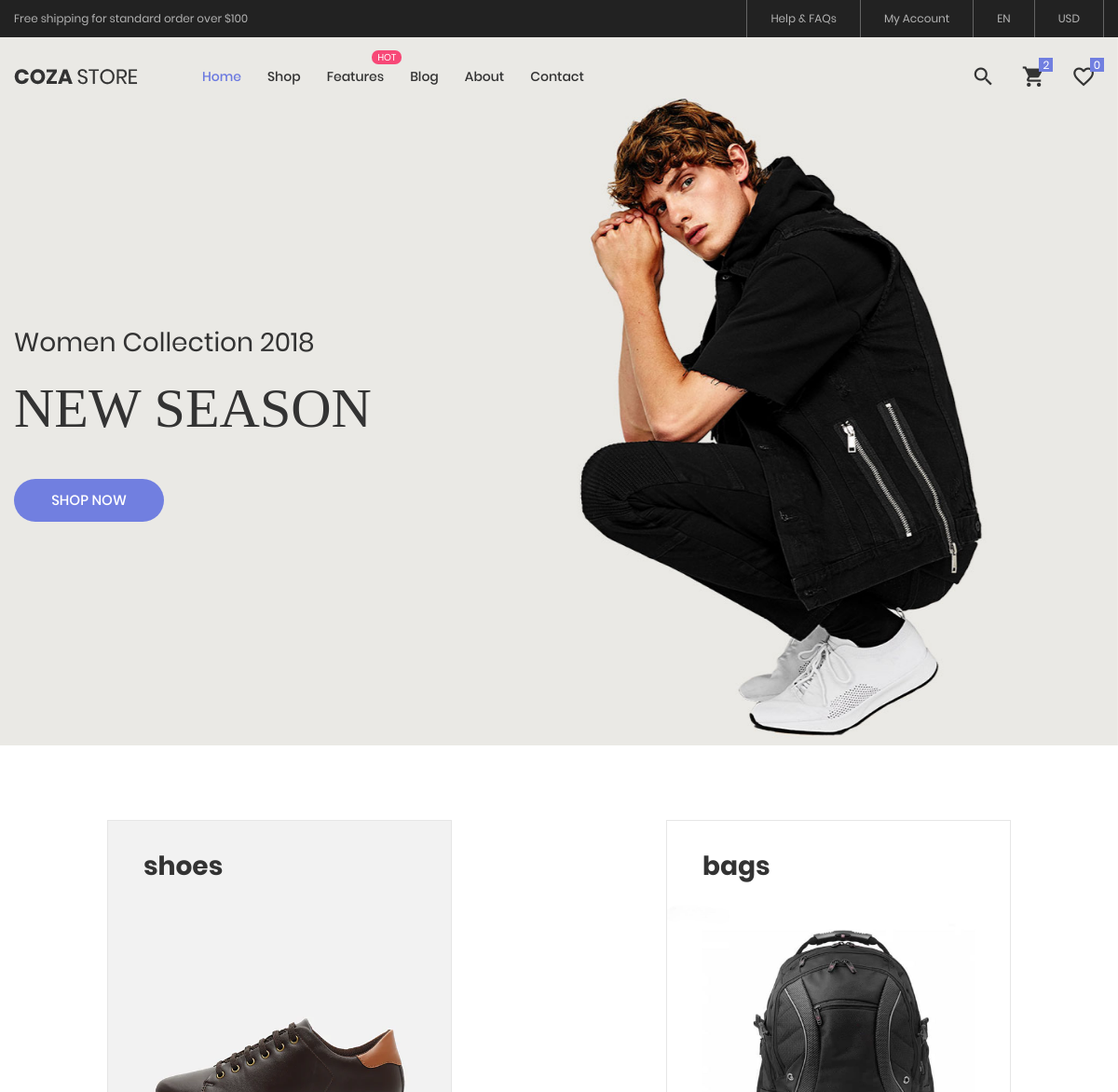
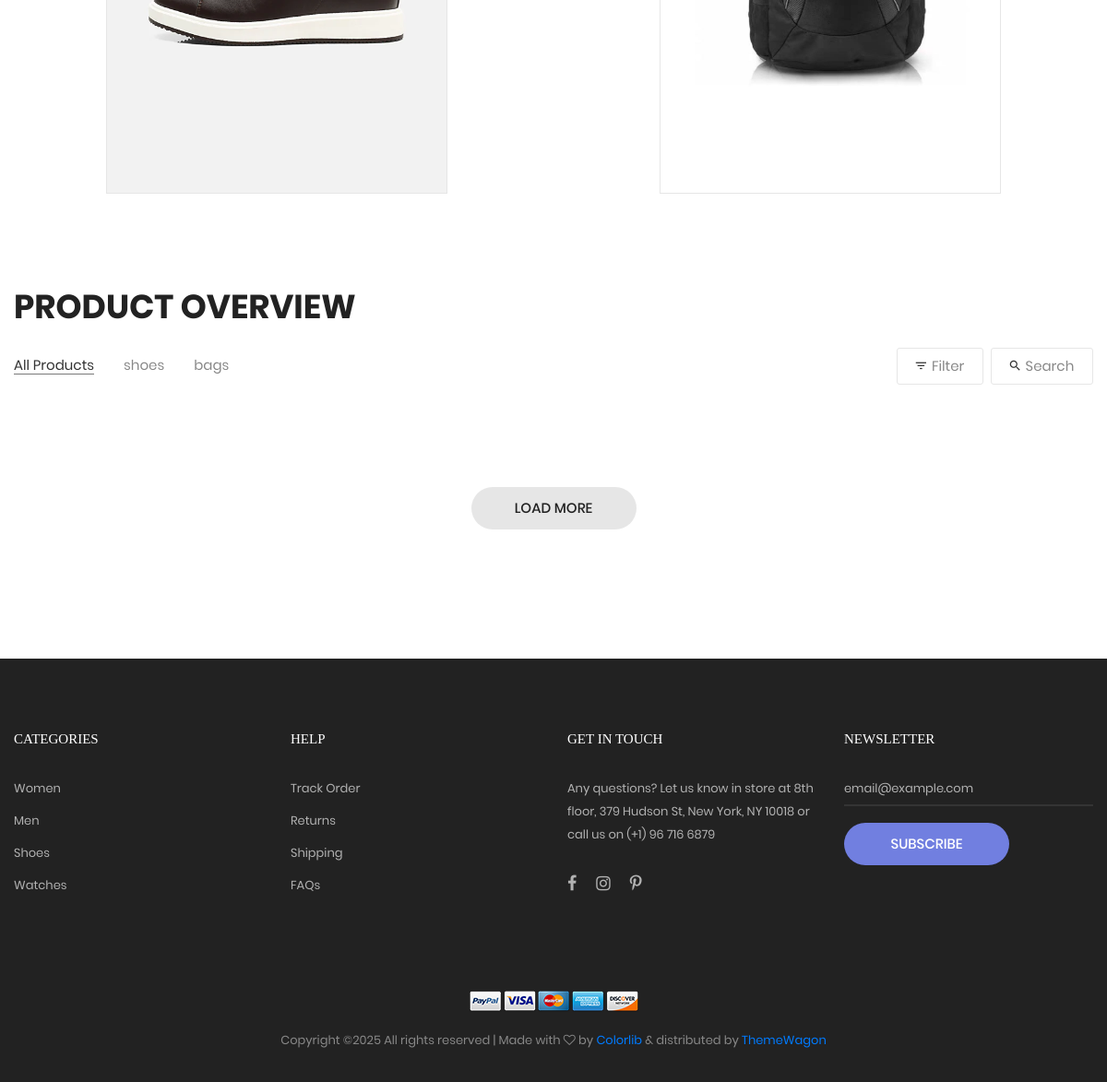
The page / on the database its author committed (2 pictures, top to bottom).
### tables this page shows
CREATE TABLE `categories` (
  `id` int(11) NOT NULL,
  `name` varchar(200) NOT NULL,
  `description` varchar(200) NOT NULL,
  `image` varchar(200) NOT NULL
);

### index.php (the view, shortened to what this page needs)
<?php
include('php/query.php');
include('components/header.php');
?>
	<section class="section-slide">
		<div class="wrap-slick1">
			<div class="slick1">
				<div class="item-slick1" style="background-image: url(images/slide-03.jpg);">
					<div class="container h-full">
						<div class="flex-col-l-m h-full p-t-100 p-b-30 respon5">
							<div class="layer-slick1 animated visible-false" data-appear="fadeInDown" data-delay="0">
								<span class="ltext-101 cl2 respon2">
									Women Collection 2018
								</span>
							</div>
							<div class="layer-slick1 animated visible-false" data-appear="fadeInUp" data-delay="800">
								<h2 class="ltext-201 cl2 p-t-19 p-b-43 respon1">
									NEW SEASON
								</h2>
							</div>
							<div class="layer-slick1 animated visible-false" data-appear="zoomIn" data-delay="1600">
								<a href="product.html" class="flex-c-m stext-101 cl0 size-101 bg1 bor1 hov-btn1 p-lr-15 trans-04">
									Shop Now
								</a>
							</div>
						</div>
					</div>
				</div>
			</div>
		</div>
	</section>
	<div class="sec-banner bg0 p-t-80 p-b-50">
		<div class="container">
			<div class="row">
                <?php
				$query = $pdo->query("select * from categories limit 3");
				$allCategories = $query->fetchAll(PDO::FETCH_ASSOC);
				foreach ($allCategories as $category){
				?>
				<div class="col-md-6 col-xl-4 p-b-30 m-lr-auto">
					<div class="block1 wrap-pic-w">
						<img height="500px" src="AdminPanel/images/<?php echo $category['image']?>" alt="IMG-BANNER">
						<a href="product.php" class="block1-txt ab-t-l s-full flex-col-l-sb p-lr-38 p-tb-34 trans-03 respon3">
							<div class="block1-txt-child1 flex-col-l">
								<span class="block1-name ltext-102 trans-04 p-b-8">
									<?php echo $category['name']?>
								</span>
							</div>
						</a>
					</div>
				</div>
				<?php
				}
				?>
			</div>
		</div>
	</div>
	<section class="bg0 p-t-23 p-b-140">
		<div class="container">
			<div class="p-b-10">
				<h3 class="ltext-103 cl5">
					Product Overview
				</h3>
			</div>
			<div class="flex-w flex-sb-m p-b-52">
				<div class="flex-w flex-l-m filter-tope-group m-tb-10">
					<button class="stext-106 cl6 hov1 bor3 trans-04 m-r-32 m-tb-5 how-active1" data-filter="*">
						All Products
					</button>
					<?php
					$query = $pdo->query("select * from categories");
					$allCategories = $query->fetchAll(PDO::FETCH_ASSOC);
					foreach($allCategories as $category){
					?>
					<button class="stext-106 cl6 hov1 bor3 trans-04 m-r-32 m-tb-5" data-filter=".<?php echo $xcategory['id'] ?>">
						<?php echo $category['name']?>
					</button>
					<?php
					}
					?>
				</div>
				<div class="flex-w flex-c-m m-tb-10">
					<div class="flex-c-m stext-106 cl6 size-104 bor4 pointer hov-btn3 trans-04 m-r-8 m-tb-4 js-show-filter">
						<i class="icon-filter cl2 m-r-6 fs-15 trans-04 zmdi zmdi-filter-list"></i>
						 Filter
					</div>
					<div class="flex-c-m stext-106 cl6 size-105 bor4 pointer hov-btn3 trans-04 m-tb-4 js-show-search">
						<i class="icon-search cl2 m-r-6 fs-15 trans-04 zmdi zmdi-search"></i>
						Search
					</div>
				</div>
			</div>
			<div class="flex-c-m flex-w w-full p-t-45">
				<a href="#" class="flex-c-m stext-101 cl5 size-103 bg2 bor1 hov-btn1 p-lr-15 trans-04">
					Load More
				</a>
			</div>
		</div>
	</section>
<?php
include('components/footer.php');
?>

### css/main.css (style rules this page uses)
.container { max-width: 1380px; }
@media (max-width: 1600px) { .container { max-width: 1200px; } }
.slick-slide { outline: none !important; }
.wrap-slick1 { position: relative; }
.item-slick1 { height: calc(100vh - 40px); background-size: cover; background-repeat: no-repeat; background-position: center center; }
.block1 { position: relative; border: 1px solid #e6e6e6; }
.block1-txt { background-color: rgba(103,117,214,0.0); }
.block1-name { color: #333; }
.cl0 { color: #fff; }
.cl2 { color: #333; }
.cl5 { color: #222; }
.cl6 { color: #888; }
.stext-101 { font-family: Poppins-Medium; font-size: 15px; line-height: 1.466667; text-transform: uppercase; }
.stext-106 { font-family: Poppins-Regular; font-size: 15px; line-height: 1.2; }
.ltext-101 { font-family: Poppins-Regular; font-size: 28px; line-height: 1.2857; }
.ltext-102 { font-family: Poppins-Bold; font-size: 28px; line-height: 1.1; }
.ltext-103 { font-family: Poppins-Bold; font-size: 36px; line-height: 1.1; text-transform: uppercase; }
.ltext-201 { font-family: PlayfairDisplay-Bold; font-size: 60px; line-height: 1.1; text-transform: uppercase; }
.size-101 { min-width: 161px; height: 46px; }
.size-103 { min-width: 179px; height: 46px; }
.size-104 { min-width: 94px; height: 40px; }
.size-105 { min-width: 111px; height: 40px; }
.bg0 { background-color: #fff; }
.bg1 { background-color: #717fe0; }
.bg2 { background-color: #e6e6e6; }
.bor1 { border-radius: 23px; }
.bor3 { border-bottom: 1px solid transparent; }
.bor4 { border: 1px solid #e6e6e6; border-radius: 3px; }
.how-active1 { color: #333; border-color: #797979; }

### rows shown on the page
categories: image (picture), name "shoes"
categories: image (picture), name "bags"
